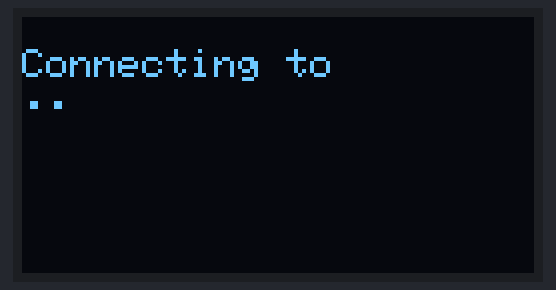
Recording of a sketch running on a simulated ESP8266 (NodeMCU). On the bench: 128×64 one-colour display. WiFi joins after 1.5 s; servers stay silent unless stated; network time is answered at once with the bench clock; the local clock reads 2024-03-15 10:24:30 at power-on unless the sketch sets it; not simulated (calls return 0 or success): WifiSecrets.h; what the sketch prints to the serial monitor is not drawn.

Above: at 1.2 s.
At 1.7 s:
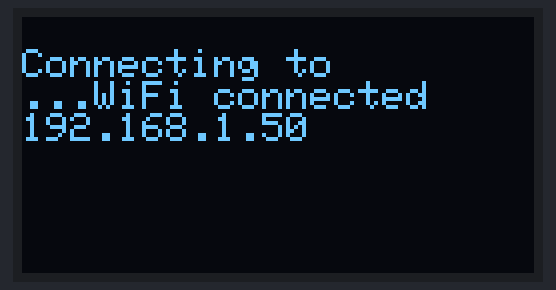
At 2.8 s:
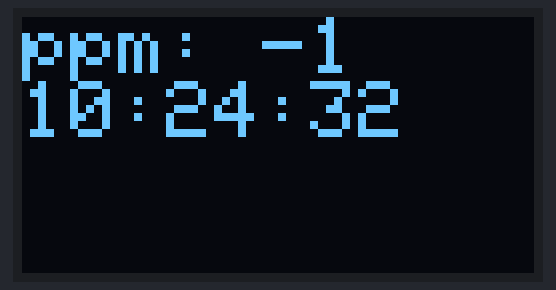
At 10.9 s:
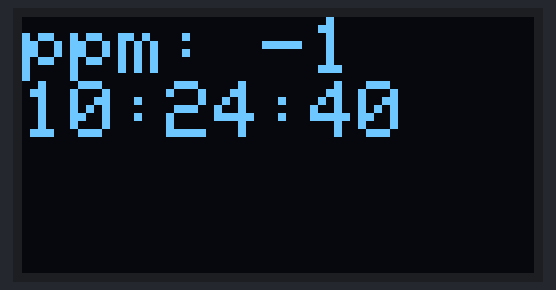
At 19.0 s:
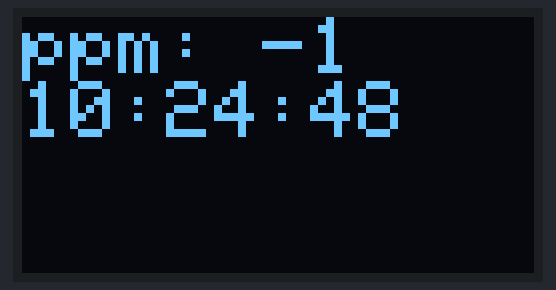
At 37.3 s:
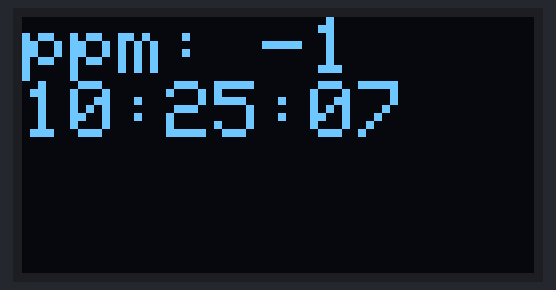

Measured:
- what the display in image 1 shows lasts 1.0 s, from 1.7 s to 2.7 s
- what the display in image 2 shows lasts 2.1 s, from 2.7 s to 4.8 s

The sketch:

Co2SimpleDisplay.ino
```cpp
#include <ESP8266WiFi.h>
#include <WiFiClient.h>

#include <Wire.h>
#include <SoftwareSerial.h>

#include <NTPClient.h>
#include <WiFiUdp.h>

#include <Adafruit_GFX.h>
#include <Adafruit_SSD1306.h>
#include "WifiSecrets.h"
#define MH_Z19_RX D7
#define MH_Z19_TX D6

#define OLED_RESET LED_BUILTIN
Adafruit_SSD1306 display(OLED_RESET);

#if (SSD1306_LCDHEIGHT != 64)
#error("Height incorrect, please fix Adafruit_SSD1306.h!");
#endif

SoftwareSerial co2Serial(MH_Z19_RX, MH_Z19_TX); // define MH-Z19

WiFiUDP ntpUDP;
NTPClient timeClient(ntpUDP, "hu.pool.ntp.org", 3600, 60000);

int readCO2()
{

  byte cmd[9] = {0xFF, 0x01, 0x86, 0x00, 0x00, 0x00, 0x00, 0x00, 0x79};
  // command to ask for data
  byte response[9]; // for answer

  co2Serial.write(cmd, 9); //request PPM CO2

  // The serial stream can get out of sync. The response starts with 0xff, try to resync.
  while (co2Serial.available() > 0 && (unsigned char)co2Serial.peek() != 0xFF) {
    co2Serial.read();
  }

  memset(response, 0, 9);
  co2Serial.readBytes(response, 9);

  if (response[1] != 0x86)
  {
    Serial.println("Invalid response from co2 sensor!");
    return -1;
  }

  byte crc = 0;
  for (int i = 1; i < 8; i++) {
    crc += response[i];
  }
  crc = 255 - crc + 1;

  if (response[8] == crc) {
    int responseHigh = (int) response[2];
    int responseLow = (int) response[3];
    int ppm = (256 * responseHigh) + responseLow;
    return ppm;
  } else {
    Serial.println("CRC error!");
    return -1;
  }
}


void setup() {
  co2Serial.begin(9600); //Init sensor MH-Z19(14)

  display.begin(SSD1306_SWITCHCAPVCC, 0x3C);

  // Clear the buffer.
  display.clearDisplay();
  display.display();

  display.setTextSize(1);
  display.setTextColor(WHITE);
  display.setCursor(0,0);
  display.display();

  // Connect to WiFi network
  display.println();
  display.print("Connecting to ");
  display.println(ssid);

  WiFi.begin(ssid, password);

  while (WiFi.status() != WL_CONNECTED) {
    delay(500);
    display.print(".");
    display.display();
  }
  display.println("WiFi connected");
  timeClient.begin();

  display.println(WiFi.localIP());
  display.display();

}

void loop() {

  int ppm = readCO2();
  timeClient.update();

  display.clearDisplay();
  display.setTextSize(2);
  display.setCursor(0,0);
  display.print("ppm: ");
  display.println(ppm);
  display.print(timeClient.getFormattedTime());
  display.display();
  delay(1000);
}
```
